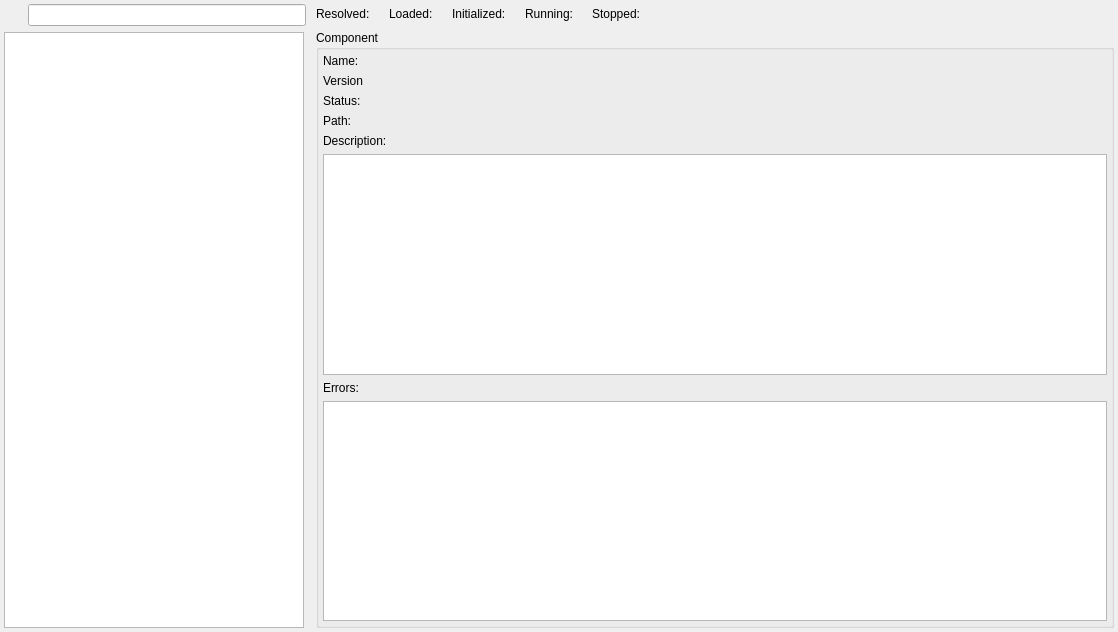
<?xml version="1.0" encoding="UTF-8"?>
<ui version="4.0">
 <class>AboutComponentsWidget</class>
 <widget class="QWidget" name="AboutComponentsWidget">
  <property name="geometry">
   <rect>
    <x>0</x>
    <y>0</y>
    <width>1118</width>
    <height>632</height>
   </rect>
  </property>
  <property name="windowTitle">
   <string>Components status</string>
  </property>
  <layout class="QGridLayout" name="gridLayout_3">
   <property name="leftMargin">
    <number>4</number>
   </property>
   <property name="topMargin">
    <number>4</number>
   </property>
   <property name="rightMargin">
    <number>4</number>
   </property>
   <property name="bottomMargin">
    <number>4</number>
   </property>
   <item row="0" column="0">
    <layout class="QGridLayout" name="gridLayout_2">
     <property name="sizeConstraint">
      <enum>QLayout::SetDefaultConstraint</enum>
     </property>
     <item row="1" column="0">
      <widget class="QTreeWidget" name="_componentsTree">
       <property name="minimumSize">
        <size>
         <width>300</width>
         <height>0</height>
        </size>
       </property>
       <property name="wordWrap">
        <bool>true</bool>
       </property>
       <property name="headerHidden">
        <bool>true</bool>
       </property>
       <column>
        <property name="text">
         <string notr="true">1</string>
        </property>
       </column>
      </widget>
     </item>
     <item row="0" column="0" colspan="2">
      <layout class="QFormLayout" name="formLayout_2">
       <item row="0" column="1">
        <widget class="QLineEdit" name="_editFindText">
         <property name="maximumSize">
          <size>
           <width>278</width>
           <height>16777215</height>
          </size>
         </property>
        </widget>
       </item>
       <item row="0" column="0">
        <widget class="QLabel" name="_labelFindIcon">
         <property name="sizePolicy">
          <sizepolicy hsizetype="Minimum" vsizetype="Preferred">
           <horstretch>0</horstretch>
           <verstretch>0</verstretch>
          </sizepolicy>
         </property>
         <property name="minimumSize">
          <size>
           <width>18</width>
           <height>0</height>
          </size>
         </property>
         <property name="maximumSize">
          <size>
           <width>18</width>
           <height>16777215</height>
          </size>
         </property>
         <property name="text">
          <string/>
         </property>
        </widget>
       </item>
      </layout>
     </item>
    </layout>
   </item>
   <item row="0" column="1">
    <layout class="QVBoxLayout" name="verticalLayout_3">
     <item>
      <layout class="QHBoxLayout" name="horizontalLayout">
       <item>
        <widget class="QLabel" name="_labelResolved">
         <property name="text">
          <string>Resolved:</string>
         </property>
        </widget>
       </item>
       <item>
        <widget class="QLabel" name="_labelResolvedNum">
         <property name="text">
          <string/>
         </property>
        </widget>
       </item>
       <item>
        <widget class="QLabel" name="_labelLoaded">
         <property name="text">
          <string>Loaded:</string>
         </property>
        </widget>
       </item>
       <item>
        <widget class="QLabel" name="_labelLoadedNum">
         <property name="text">
          <string/>
         </property>
        </widget>
       </item>
       <item>
        <widget class="QLabel" name="_labelInitialized">
         <property name="text">
          <string>Initialized:</string>
         </property>
        </widget>
       </item>
       <item>
        <widget class="QLabel" name="_labelInitializedNum">
         <property name="text">
          <string/>
         </property>
        </widget>
       </item>
       <item>
        <widget class="QLabel" name="_labelRunning">
         <property name="text">
          <string>Running:</string>
         </property>
        </widget>
       </item>
       <item>
        <widget class="QLabel" name="_labelRunningNum">
         <property name="text">
          <string/>
         </property>
        </widget>
       </item>
       <item>
        <widget class="QLabel" name="_labelStopped">
         <property name="text">
          <string>Stopped:</string>
         </property>
        </widget>
       </item>
       <item>
        <widget class="QLabel" name="_labelStoppedNum">
         <property name="text">
          <string/>
         </property>
        </widget>
       </item>
       <item>
        <spacer name="horizontalSpacer_2">
         <property name="orientation">
          <enum>Qt::Horizontal</enum>
         </property>
         <property name="sizeHint" stdset="0">
          <size>
           <width>16777215</width>
           <height>20</height>
          </size>
         </property>
        </spacer>
       </item>
      </layout>
     </item>
     <item>
      <widget class="QGroupBox" name="groupBox">
       <property name="sizePolicy">
        <sizepolicy hsizetype="Expanding" vsizetype="Expanding">
         <horstretch>0</horstretch>
         <verstretch>0</verstretch>
        </sizepolicy>
       </property>
       <property name="title">
        <string>Component</string>
       </property>
       <layout class="QGridLayout" name="gridLayout">
        <property name="leftMargin">
         <number>4</number>
        </property>
        <property name="topMargin">
         <number>4</number>
        </property>
        <property name="rightMargin">
         <number>4</number>
        </property>
        <property name="bottomMargin">
         <number>4</number>
        </property>
        <item row="0" column="0">
         <layout class="QFormLayout" name="formLayout">
          <item row="0" column="0">
           <widget class="QLabel" name="_labelName">
            <property name="text">
             <string>Name:</string>
            </property>
           </widget>
          </item>
          <item row="0" column="1">
           <widget class="QLabel" name="_labelComponentName">
            <property name="sizePolicy">
             <sizepolicy hsizetype="Expanding" vsizetype="Preferred">
              <horstretch>0</horstretch>
              <verstretch>0</verstretch>
             </sizepolicy>
            </property>
            <property name="text">
             <string/>
            </property>
            <property name="wordWrap">
             <bool>true</bool>
            </property>
           </widget>
          </item>
          <item row="1" column="0">
           <widget class="QLabel" name="_labelVersion">
            <property name="text">
             <string>Version</string>
            </property>
           </widget>
          </item>
          <item row="1" column="1">
           <widget class="QLabel" name="_labelComponentVersion">
            <property name="sizePolicy">
             <sizepolicy hsizetype="Expanding" vsizetype="Preferred">
              <horstretch>0</horstretch>
              <verstretch>0</verstretch>
             </sizepolicy>
            </property>
            <property name="text">
             <string/>
            </property>
            <property name="wordWrap">
             <bool>true</bool>
            </property>
           </widget>
          </item>
          <item row="2" column="0">
           <widget class="QLabel" name="_labelStatus">
            <property name="text">
             <string>Status:</string>
            </property>
           </widget>
          </item>
          <item row="2" column="1">
           <widget class="QLabel" name="_labelComponentStatus">
            <property name="sizePolicy">
             <sizepolicy hsizetype="Expanding" vsizetype="Preferred">
              <horstretch>0</horstretch>
              <verstretch>0</verstretch>
             </sizepolicy>
            </property>
            <property name="text">
             <string/>
            </property>
            <property name="wordWrap">
             <bool>true</bool>
            </property>
           </widget>
          </item>
          <item row="3" column="0">
           <widget class="QLabel" name="_labelPath">
            <property name="text">
             <string>Path:</string>
            </property>
           </widget>
          </item>
          <item row="3" column="1">
           <widget class="QLabel" name="_labelComponentPath">
            <property name="sizePolicy">
             <sizepolicy hsizetype="Expanding" vsizetype="Preferred">
              <horstretch>0</horstretch>
              <verstretch>0</verstretch>
             </sizepolicy>
            </property>
            <property name="text">
             <string/>
            </property>
            <property name="wordWrap">
             <bool>true</bool>
            </property>
           </widget>
          </item>
         </layout>
        </item>
        <item row="2" column="0">
         <layout class="QVBoxLayout" name="verticalLayout_2">
          <item>
           <widget class="QLabel" name="_labelComponentError">
            <property name="text">
             <string>Errors:</string>
            </property>
           </widget>
          </item>
          <item>
           <widget class="QTextEdit" name="_editComponentError">
            <property name="readOnly">
             <bool>true</bool>
            </property>
           </widget>
          </item>
         </layout>
        </item>
        <item row="1" column="0">
         <layout class="QVBoxLayout" name="verticalLayout">
          <item>
           <widget class="QLabel" name="_labelComponentAbout">
            <property name="text">
             <string>Description:</string>
            </property>
           </widget>
          </item>
          <item>
           <widget class="QTextEdit" name="_editComponentAbout">
            <property name="sizePolicy">
             <sizepolicy hsizetype="Expanding" vsizetype="Expanding">
              <horstretch>0</horstretch>
              <verstretch>0</verstretch>
             </sizepolicy>
            </property>
            <property name="readOnly">
             <bool>true</bool>
            </property>
           </widget>
          </item>
         </layout>
        </item>
       </layout>
      </widget>
     </item>
    </layout>
   </item>
  </layout>
 </widget>
 <resources/>
 <connections/>
</ui>
